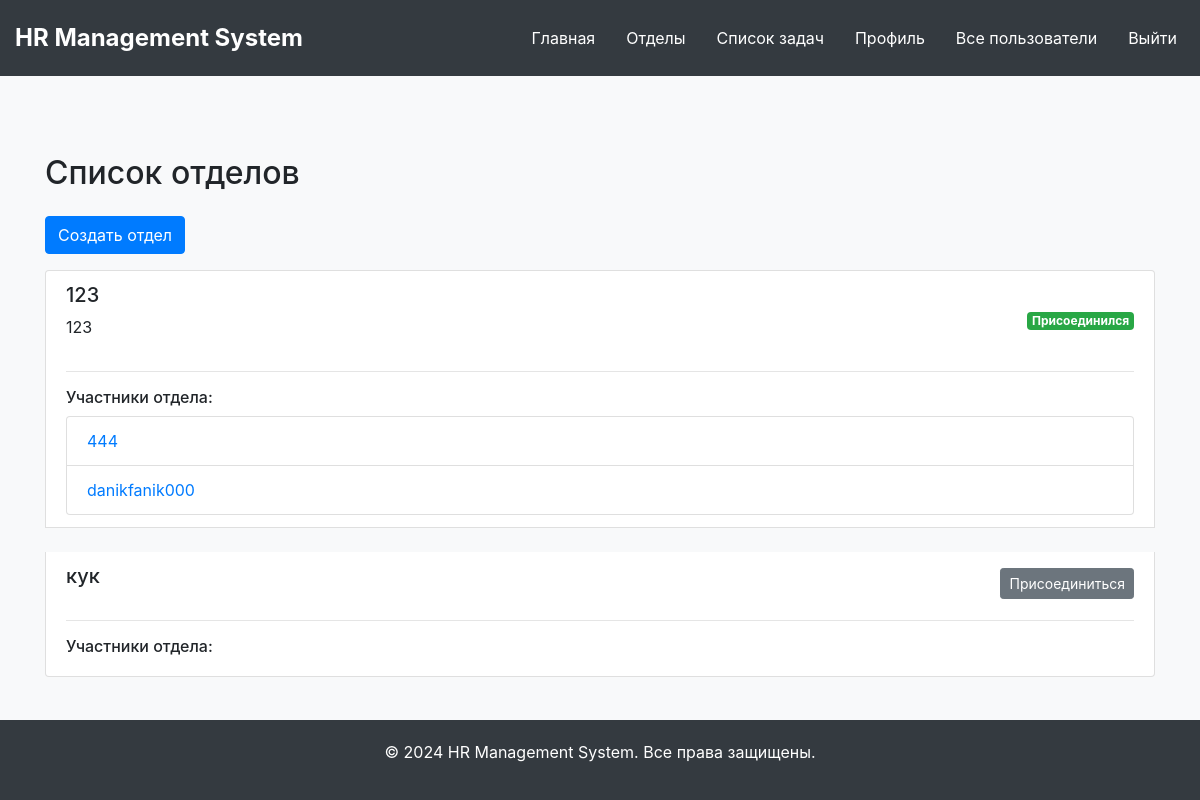
Page /departments (signed in) on the earlier database version.
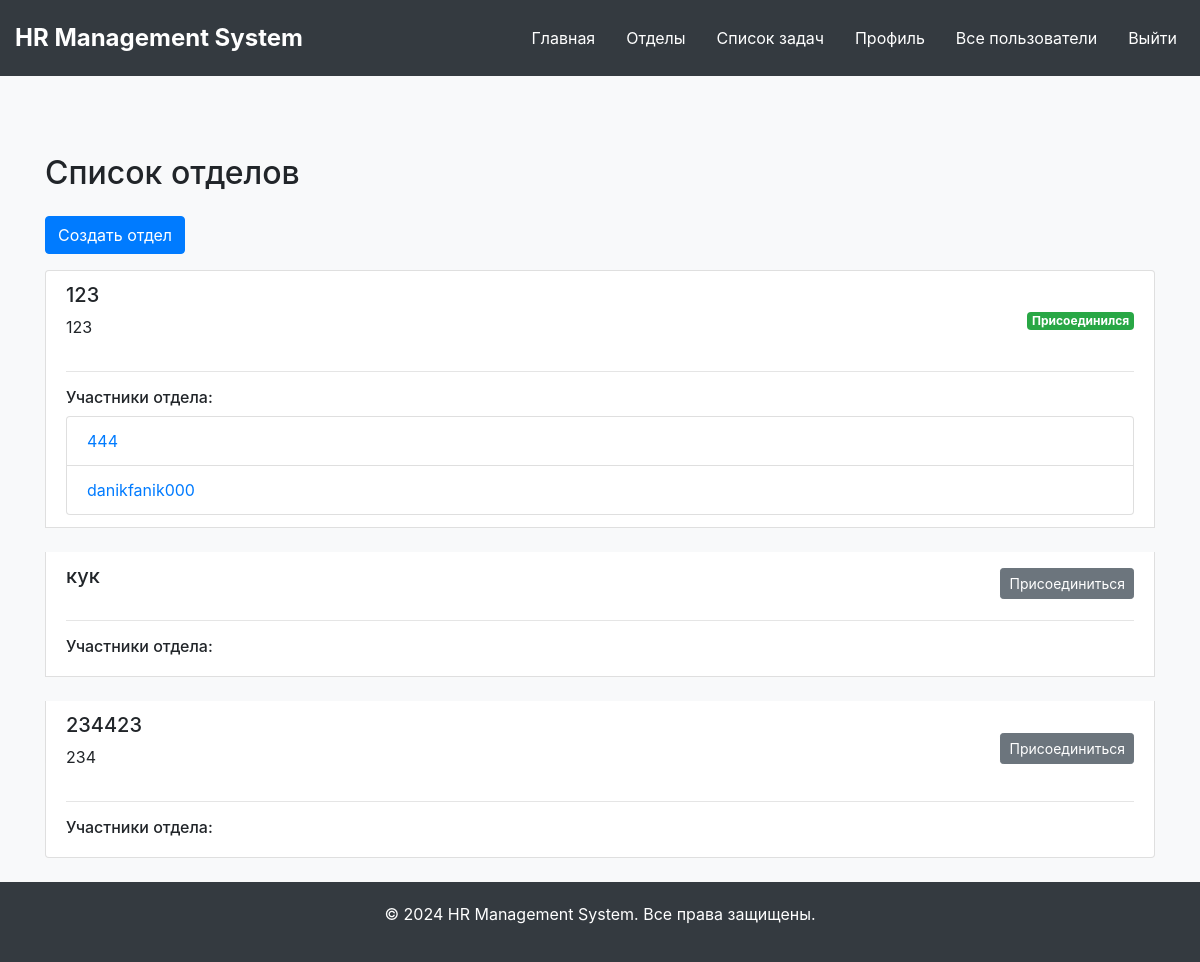
Same page on the later database version.
### app.py (models this page shows)
class Department(db.Model):
    id = db.Column(db.Integer, primary_key=True)
    name = db.Column(db.String(100), nullable=False)
    description = db.Column(db.String(255), nullable=True)
    manager_id = db.Column(db.Integer, db.ForeignKey('user.id'))
    manager = db.relationship('User', foreign_keys=[manager_id], backref='managed_departments')
    members = db.relationship('User', secondary=membership, backref='departments')

class User(UserMixin, db.Model):
    id = db.Column(db.Integer, primary_key=True)
    username = db.Column(db.String(20), unique=True, nullable=False)
    email = db.Column(db.String(120), unique=True, nullable=False)
    password = db.Column(db.String(60), nullable=False)
    bio = db.Column(db.String(255))
    passport_data = db.Column(db.String(255))
    department_id = db.Column(db.Integer, db.ForeignKey('department.id'), nullable=True)
    department = db.relationship('Department', foreign_keys=[department_id], backref='users')
    position = db.Column(db.String(100))
    responsibilities = db.Column(db.Text)
    role = db.Column(db.String(20), nullable=False, default='Employee')
    tasks_assigned = db.relationship('Task', foreign_keys='Task.assigned_to', back_populates='assigned_user', lazy=True)
    absences = db.relationship('Absence', backref='user', lazy=True)
    ratings = db.relationship('Rating', backref='user', lazy=True)
    phone_number = db.Column(db.String(20))
    age = db.Column(db.String(20))
    gender = db.Column(db.String(20))
    status = db.Column(db.String(20))

### app.py (the view)
@app.route("/departments")
@login_required
def departments():
    all_departments = Department.query.all()
    return render_template('departments.html', departments=all_departments)

### app.py (called while the page is built)
@login_manager.user_loader
def load_user(user_id):
    return db.session.get(User, int(user_id))

### templates/departments.html (shortened to what this page needs)
{% extends "main.html" %}
{% block content %}
<div class="container mt-5">
    <h2 class="mb-4">Список отделов</h2>
    {% if current_user.role == 'Admin' %}
    <a href="{{ url_for('admin_departments') }}" class="btn btn-primary mb-3">Создать отдел</a>
    {% endif %}
    <ul class="list-group">
        {% for department in departments %}
            <li class="list-group-item mb-4">
                <div class="d-flex justify-content-between align-items-center">
                    <div>
                        <h5>{{ department.name }}</h5>
                        <p>{{ department.description }}</p>
                    </div>
                    <div>
                        {% if current_user in department.members %}
                            <span class="badge badge-success">Присоединился</span>
                        {% else %}
                            <a href="{{ url_for('join_department', department_id=department.id) }}" class="btn btn-secondary btn-sm">Присоединиться</a>
                        {% endif %}
                    </div>
                </div>
                <hr>
                <h6>Участники отдела:</h6>
                <ul class="list-group">
                    {% for user in department.members %}
                        <li class="list-group-item d-flex justify-content-between align-items-center">
                            <div>
                                <a href="{{ url_for('profile', user_id=user.id) }}">{{ user.username }}</a>
                            </div>
                        </li>
                    {% endfor %}
                </ul>
            </li>
        {% endfor %}
    </ul>
</div>
{% endblock %}

Differences in the rows shown:
added Department: name "234423", description "234"
